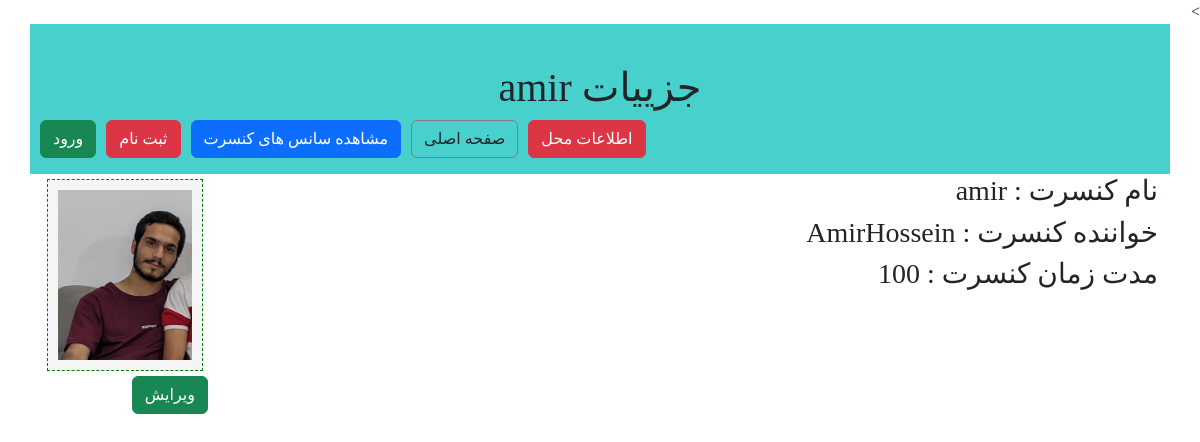
The app's page /ticketSales/concert/1 with its own data.
### ticketSales/models.py (models this page shows, shortened)
class concertModel (models.Model):
    Name=models.CharField(max_length=100,verbose_name="نام کنسرت",null=True)
    SingerName=models.CharField(max_length=100 ,verbose_name="خواننده",null=True)
    lenght=models.IntegerField(verbose_name="مدت زمان",null=True)
    Poster=models.ImageField(upload_to="concertImages/",null=True,verbose_name="پوستر")

### ticketSales/views.py (the view)
# urls.py: path('concert/<int:concert_id>',concertDetailsViews),
def concertDetailsViews(request, concert_id):
    concert = concertModel.objects.get(pk=concert_id)
    context = {
        "concertdetails":concert
    }
    return render(request, "ticketSales/cocertDetails.html",context)

### ticketSales/templates/ticketSales/cocertDetails.html
{% extends "ticketSales/layout.html" %}
{% block titlepage %}
    جزییات {{ concertdetails.Name }}
{% endblock%}
{% block mainContent %}
    <div class="col-md-10">
       <h3>نام کنسرت : {{concertdetails.Name }}</h3>
       <h3>خواننده کنسرت : {{concertdetails.SingerName }}</h3>
       <h3>مدت زمان کنسرت : {{concertdetails.lenght }}</h3>
    </div>
    <div class="col-md-2">
            <div class="imageBox">
                <img src="{{ concertdetails.Poster.url }}">
            </div>
            <a href="/ticketSales/concertEdit/{{ concertdetails.id }}" class="btn btn-success" >ویرایش</a>
    </div>
{% endblock%}

### ticketSales/static/ticketSales/css/style.css (style rules this page uses)
body { font-family: 'IranSanse' !important; }
.imageBox { margin: 5px; background-color: whitesmoke; text-align: center; font-size: 15px; border:1px dashed green; padding:10px }
.imageBox img { width: 100%; height: auto; }

### records on screen
concertModel: Name "amir", SingerName "AmirHossein", lenght "100", Poster (picture)
